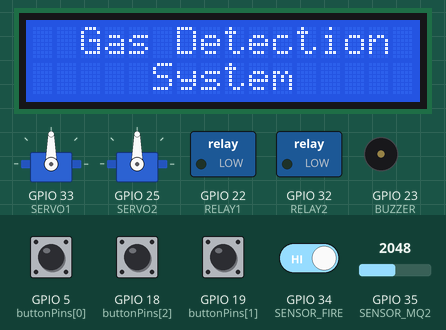
Bench run of a sketch on a simulated ESP32. Parts: 16×2 character LCD, 2 × servo, switched loads named in the sketch (green lamp = pin HIGH), buzzer (waves = sounding, pin HIGH). The test bench sets the inputs (shaded band); at power-on: GPIO 5 (buttonPins[0]), GPIO 18 (buttonPins[2]), GPIO 19 (buttonPins[1]), GPIO 34 (SENSOR_FIRE) HIGH, GPIO 35 (SENSOR_MQ2) = 2048. WiFi joins after 1.5 s; servers stay silent unless stated; no MQTT or app messages arrive unless stated; what the sketch prints to the serial monitor is not drawn.

Above: at 2.8 s.
2.9 s: GPIO 5 (buttonPins[0]) pulled LOW for 0.15 s
At 3.3 s:
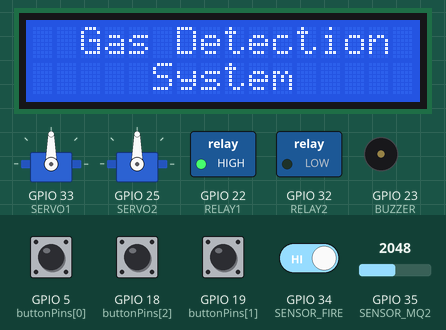
4.5 s: GPIO 19 (buttonPins[1]) pulled LOW for 0.15 s
At 5.7 s:
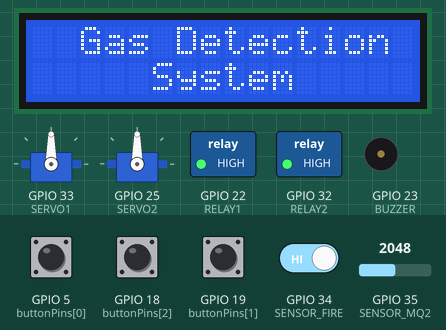
6.1 s: GPIO 34 (SENSOR_FIRE) driven LOW
At 7.8 s:
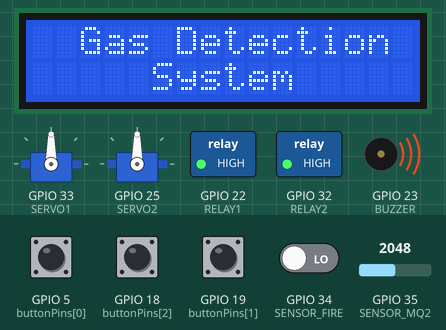
8.1 s: GPIO 18 (buttonPins[2]) pulled LOW for 0.15 s
At 8.5 s:
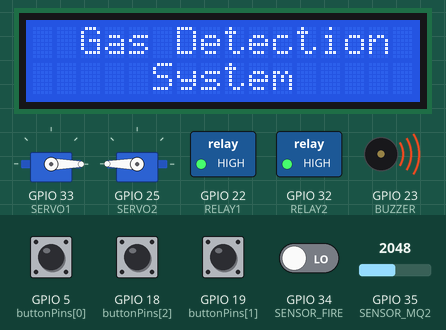
9.7 s: GPIO 5 (buttonPins[0]) pulled LOW for 1 s
At 10.9 s:
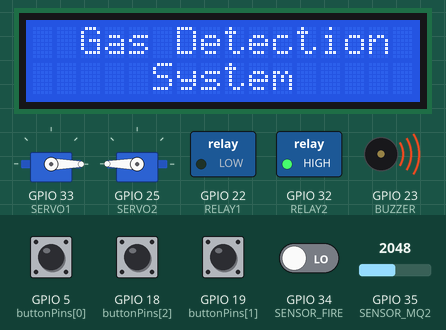
12.2 s: GPIO 19 (buttonPins[1]) pulled LOW for 1 s
At 12.8 s:
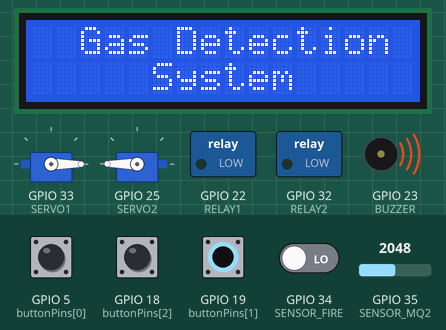
Timing chart, 0 to 15.2 s (numbered marks = the images above; inputs shaded):
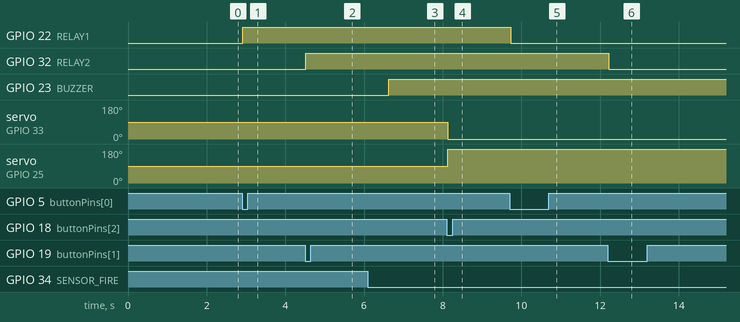

The sketch:

KTGT_PROJECT__2__copy_20250606205158.ino
```cpp
#include <LiquidCrystal.h>
#include <PubSubClient.h>
#include <WiFi.h>
#include <WiFiClient.h>
#include <ESP32Servo.h>
#include <ArduinoJson.h>

#define buttonPinFan    5
#define buttonPinPump    18
#define buttonPinDoor    19
#define buttonPinAutoMode   21
#define SENSOR_MQ2  35
#define SENSOR_FIRE   34
#define SENSOR_FIRE_ON    0
#define SENSOR_FIRE_OFF   1
#define BUZZER  23
#define BUZZER_ON 1
#define BUZZER_OFF 0
#define ON 1
#define OFF 0
#define RELAY1  22
#define RELAY2  32
#define SERVO1 33
#define SERVO2 25
#define LCD_RS  15
#define LCD_EN  13
#define LCD_D4  12
#define LCD_D5  14
#define LCD_D6  27
#define LCD_D7  26
LiquidCrystal My_LCD(15, 13, 12, 14, 27, 26);
const int buttonPins[] = {5, 19, 18, 5};
const int numButtons = sizeof(buttonPins) / sizeof(buttonPins[0]);

bool relay1State = OFF;
bool relay2State = OFF;

int mq2Thresshold = 1000;

Servo myservo1;
Servo myservo2;
int window = 0;

const char* ssid = "iPhone";
const char* pass = "NamTran1998";
const char* mqtt_server = "172.20.10.9";
const int mqtt_port = 1883;
const char* subFan_topic = "Devices/Fan";
const char* subPump_topic = "Devices/Pump";
const char* subLCD_topic = "Devices/LCD" ;

TaskHandle_t TaskButton_handle = NULL;
TaskHandle_t TaskMqtt_handle = NULL;

void esp_sub();
void pubMQTT(const char * topic, const char* payload);
void sendDatatoMQTT();
void TaskMqtt(void *pvParameters);
void TaskButton(void *pvParameters);
void openWindow();
void closeWindow();
void controlWindow(int onoff);
int readFireSensor();
int readMQ2();
void LCD1602_Init();
void LCDPrint(int hang, int cot, char *text, int clearOrNot);

WiFiClient espClient;
PubSubClient client(espClient);

void setup() {
  Serial.begin(115200);
  LCD1602_Init();

  //---------- Khai báp WiFi ---------
  WiFi.begin(ssid, pass);
  while(WiFi.status() != WL_CONNECTED){
    delay(500);
    Serial.print(".");
  }
  Serial.println("\nWiFi Connected!");
  client.setServer(mqtt_server, mqtt_port);
  client.setCallback(callback);
  if(client.connect("ESP32_Client")){
    Serial.println(" Kết nối thành công MQTT");

  }else{
    Serial.println("Lỗi kết nối MQTT");
  }

  pinMode(RELAY1, OUTPUT);
  pinMode(RELAY2, OUTPUT);
  //pinMode(2,OUTPUT);


  pinMode(BUZZER, OUTPUT);
  pinMode(SENSOR_FIRE, INPUT_PULLUP);
  digitalWrite(BUZZER, BUZZER_OFF);

  for (int i = 0; i < numButtons; i++) {
        pinMode(buttonPins[i], INPUT_PULLUP);
    }

  ESP32PWM::allocateTimer(0);
  ESP32PWM::allocateTimer(1);
  ESP32PWM::allocateTimer(2);
  ESP32PWM::allocateTimer(3);
  myservo1.setPeriodHertz(50);
  myservo2.setPeriodHertz(50);
  myservo1.attach(SERVO1, 500, 2400);
  myservo2.attach(SERVO2, 500, 2400);
  closeWindow();


  xTaskCreatePinnedToCore(TaskMqtt,"TaskMqtt" , 1024*2 ,  NULL,  5 ,  &TaskMqtt_handle , 0);
  xTaskCreatePinnedToCore(TaskButton,"TaskButton" ,1024*4 ,  NULL,  5 ,  &TaskButton_handle , 0);

}
void loop() {
}

void esp_sub(){
    client.subscribe(subFan_topic);
    client.subscribe(subPump_topic);
    client.subscribe(subLCD_topic);
}

void pubMQTT(const char * topic, const char* payload){
  if(client.connected()){
    client.publish(topic, payload);
  }
}


void sendDatatoMQTT() {
    StaticJsonDocument<100> gasJson;
    StaticJsonDocument<100> fireJson;

    gasJson["gas_value"] = readMQ2();
    fireJson["fire_status"] = readFireSensor();

    // Chuyển JSON thành chuỗi
    char gasBuffer[100];
    char fireBuffer[100];
    serializeJson(gasJson, gasBuffer);
    serializeJson(fireJson, fireBuffer);

    pubMQTT("esp32/sensor/Gas", gasBuffer);
    pubMQTT("esp32/sensor/Flame",fireBuffer);

    // In ra Serial để kiểm tra
    Serial.print("Gửi MQTT - Gas: ");
    Serial.println(gasBuffer);

    Serial.print("Gửi MQTT - Fire: ");
    Serial.println(fireBuffer);
}


void callback(char* topic, byte* payload, unsigned int length) {
    Serial.print("Nhận dữ liệu từ topic:");
    Serial.println(topic);

    char message[length + 1];
    memcpy(message, payload, length);
    message[length] = '\0'; // Thêm ký tự kết thúc chuỗi

  // kiểm tra message nhận được
  Serial.println(message);

   StaticJsonDocument<200> doc;
   DeserializationError error = deserializeJson(doc, message);


   if(doc.containsKey("status")) {
    int status = doc["status"];
        Serial.print("Trạng thái nhận được: ");
        Serial.println(status);

        // Xử lý theo từng topic
        if (strcmp(topic, "Devices/Fan") == 0) {
            digitalWrite(RELAY1, status ? HIGH : LOW);
            controlWindow(status);
            Serial.println(status ? "Quạt BẬT" : "Quạt TẮT");
        }
        else if (strcmp(topic, "Devices/Pump") == 0) {
            digitalWrite(RELAY2, status ? HIGH : LOW);
            Serial.println(status ? "Máy bơm BẬT" : "Máy bơm TẮT");
        }
   }
}

void TaskMqtt(void *pvParameters) {
    while (1) {
        if (!client.connected()) {
            Serial.println("MQTT Disconnected! Reconnecting...");
            if (client.connect("ESP32_Client")) {
                Serial.println("MQTT Connected!");
                esp_sub();
            }
        }
        client.loop();
        sendDatatoMQTT();
        vTaskDelay(pdMS_TO_TICKS(1000));
    }
}

void TaskButton(void *pvParameters) {

    bool lastStateBTN1 = HIGH;
    bool lastStateBTN2 = HIGH;
    bool lastStateBTN3 = HIGH;

    while (1) {
        bool currentStateBTN1 = digitalRead(5);
        bool currentStateBTN2 = digitalRead(19);
        bool currentStateBTN3 = digitalRead(18);


        if (currentStateBTN1 == LOW && lastStateBTN1 == HIGH) {
            relay1State = !relay1State;
            digitalWrite(RELAY1, relay1State ? HIGH : LOW);
            digitalWrite(2, relay1State ? HIGH : LOW);

            Serial.print("RELAY1: ");
            Serial.println(relay1State ? "ON" : "OFF");
        }
        lastStateBTN1 = currentStateBTN1;


        if (currentStateBTN2 == LOW && lastStateBTN2 == HIGH) {
            relay2State = !relay2State;
            digitalWrite(RELAY2, relay2State ? HIGH : LOW);
            digitalWrite(2, relay1State ? HIGH : LOW);
            Serial.print("RELAY2: ");
            Serial.println(relay2State ? "ON" : "OFF");
        }
        lastStateBTN2 = currentStateBTN2;

        if (currentStateBTN3 == LOW && lastStateBTN3 == HIGH) {
            window = !window;
            controlWindow(window);
        }
        lastStateBTN3 = currentStateBTN3;

        vTaskDelay(pdMS_TO_TICKS(50));
    }
}


int readFireSensor() {
    int Fire_Value = !digitalRead(SENSOR_FIRE);
    if(Fire_Value == 1){
      digitalWrite(BUZZER,BUZZER_ON);
    }
    else {
      digitalWrite(BUZZER,BUZZER_OFF);
    }
    Serial.println(Fire_Value);
    return Fire_Value;
}

int readMQ2(){

    float MQ2_Value = analogRead(SENSOR_MQ2);
    MQ2_Value = map(MQ2_Value, 0 , 4095, 0, 10000 );
    Serial.println(MQ2_Value);
    return MQ2_Value;
}


void LCD1602_Init() {
   My_LCD.begin(16, 2);
   My_LCD.clear();
   LCDPrint(0,2,"Gas Detection",0);
   LCDPrint(1,5,"System",0);
}

void LCDPrint(int hang, int cot, char *text, int clearOrNot) {
   if(clearOrNot == 1)
      My_LCD.clear();
   My_LCD.setCursor(cot, hang);
   My_LCD.print(text);
}


void openWindow() {
    myservo1.write(0);
    myservo2.write(180);
}

void closeWindow() {
    myservo1.write(90);
    myservo2.write(90);

}
void controlWindow(int onoff) {
    if(onoff == 0)
      closeWindow();
    else
      openWindow();

}
```

Measured:
- after the input at 2.9 s, GPIO 22 (RELAY1): LOW → HIGH at once
- after the input at 4.5 s, GPIO 32 (RELAY2): LOW → HIGH at once
- after the input at 6.1 s, GPIO 23 (BUZZER): LOW → HIGH after 0.53 s
- after the input at 8.1 s, servo on GPIO 33 (SERVO1): 90° → 0° at once; servo on GPIO 25 (SERVO2): 90° → 180° at once
- after the input at 9.7 s, GPIO 22 (RELAY1): HIGH → LOW at once
- after the input at 12.2 s, GPIO 32 (RELAY2): HIGH → LOW at once
